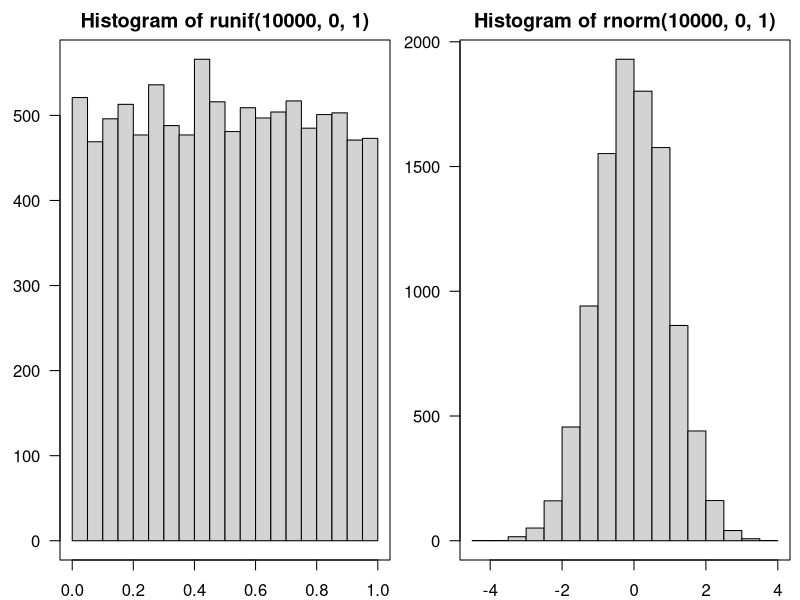
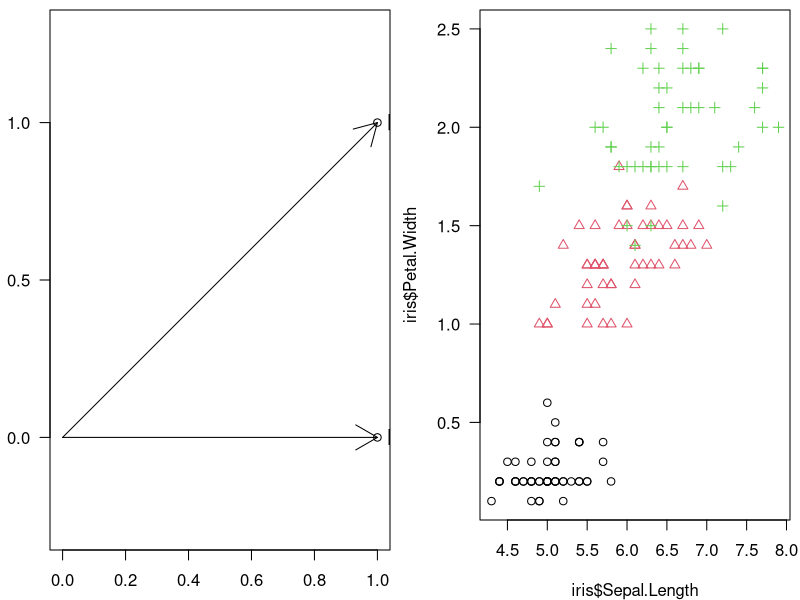

Write R code to recreate these figures, in order.
## ---- chunk 1
x <- c(1.5, 3.5, 2.3,-6.5)
y <- c(2.9, 8.2,-0.1, 0.8)
## ---- chunk 2
s <- 0
n <- length(x)
for (i in 1:n)
    s <- s + (x[i]-y[i])^2
sqrt(s)
## ---- chunk 3
sqrt(sum((x-y)^2))
## ---- chunk 4
library("microbenchmark")
n <- 10000
x <- runif(n) # n random numbers in [0,1]
y <- runif(n)
print(microbenchmark(
    t1={
        # "iterative" style
        s <- 0
        n <- length(x)
        for (i in 1:n)
            s <- s + (x[i]-y[i])^2
        sqrt(s)
    },
    t2={
        # "vectorised" style
        sqrt(sum((x-y)^2))
    }
), signif=3, unit='relative')
## ---- chunk 5
c(1, 2, 3)
c(1, 2, 3, c(4, 5), c(6, c(7, 8)))
## ---- chunk 6
x <- c(1, 2, 3) # doesn't print anything
print(x)
## ---- chunk 7
(x <- c(1, 2, 3))
## ---- chunk 8
mode(x)
class(x)
## ---- chunk 9
length(x)
## ---- chunk 10
seq(1, 9, 2)
## ---- chunk 11
seq(from=1, to=9, by=2)
## ---- chunk 12
seq(0, 1, length.out=5)
## ---- chunk 13
seq(0, 1, len=5)
## ---- chunk 14
1:10     # from:to (inclusive)
-1:-10
## ---- chunk 15
rep(1, 5)
rep(1:3, 4)
rep(1:3, c(2, 4, 3))
rep(1:3, each=4)
## ---- chunk 16
runif(5, 0, 1)
## ---- chunk 17
set.seed(123)
runif(5, 0, 1) # a,b,c,d,e
runif(5, 0, 1) # f,g,h,i,j
set.seed(123)
runif(5, 0, 1) # a,b,c,d,e again!
## ---- chunk 18
par(mar=c(2, 3, 2, 0.5))
par(mfrow=c(1, 2)) # align plots in one row and two columns
hist(runif(10000, 0, 1), las=1); box()
hist(rnorm(10000, 0, 1), las=1); box()
## ---- chunk 19
set.seed(123)
sample(1:10, 8, replace=TRUE) # with replacement
sample(1:10, 8, replace=FALSE) # without replacement
## ---- chunk 20
0.5 * c(1, 10, 100)
10 + 1:5
seq(0, 10, by=2)/10
## ---- chunk 21
-seq(0, 1, length.out=5)
## ---- chunk 22
(0:5)^2 # synonym: (1:5)**2
2^(0:5)
## ---- chunk 23
x <- c(1,  2,   3,    4)
y <- c(1, 10, 100, 1000)
x+y
x-y
## ---- chunk 24
x*y
x/y
y^x
## ---- chunk 25
rep(1:3, length.out=12) # recycle 1,2,3 to get 12 values
## ---- chunk 26
1:6 * c(1)
1:6 * c(1,10)
1:6 * c(1,10,100)
1:6 * c(1,10,100,1000)
## ---- chunk 27
sqrt(1:9)
## ---- chunk 28
z <- c(1, 2)
sqrt(sum(z^2)) # or norm(z, "2"); Euclidean
sum(abs(z))    # Manhattan
max(abs(z))    # Chebyshev
## ---- chunk 29
u <- c(1, 0)
v <- c(1, 1)
sqrt(sum((u-v)^2))
## ---- chunk 30
u <- c(1, 0)
v <- c(1, 1)
sum(u*v)
## ---- chunk 31
par(mar=c(2.5,2.5,0.5,0.5))
plot(rbind(u,v), xlim=c(0,1), ylim=c(0,1), las=1, ann=FALSE, asp=1)
arrows(0, 0, u[1], u[2])
arrows(0, 0, v[1], v[2])
text(u[1], u[2], sprintf("[%d,%d]", u[1], u[2]), pos=4)
text(v[1], v[2], sprintf("[%d,%d]", v[1], v[2]), pos=4)
## ---- chunk 32
(len_u <- sqrt(sum(u^2))) # length == Euclidean norm
(len_v <- sqrt(sum(v^2)))
(cos_angle_uv <- (sum(u*v)/(len_u*len_v))) # cosine of the angle
acos(cos_angle_uv)*180/pi # angle in degs
## ---- chunk 33
x <- c(1, 2, NA, 4, 5)
## ---- chunk 34
x + 11:15
mean(x)
## ---- chunk 35
mean(na.omit(x)) # mean of non-missing values
## ---- chunk 36
log(0)
10^1000 # too large
## ---- chunk 37
sqrt(-1)
log(-1)
Inf-Inf
## ---- chunk 38
c(TRUE, FALSE, TRUE, NA, FALSE, FALSE, TRUE)
(x <- rep(c(TRUE, FALSE, NA), 2))
mode(x)
class(x)
length(x)
## ---- chunk 39
TRUE & TRUE
TRUE & c(TRUE, FALSE)
c(FALSE, FALSE, TRUE, TRUE) | c(TRUE, FALSE, TRUE, FALSE)
## ---- chunk 40
!c(TRUE, FALSE)
## ---- chunk 41
u <- c(TRUE, FALSE, NA)
v <- c(TRUE, TRUE, TRUE, FALSE, FALSE, FALSE, NA, NA, NA)
u & v # elementwise AND (conjunction)
u | v # elementwise OR  (disjunction)
!u    # elementwise NOT (negation)
## ---- chunk 42
3 < 1:5 # c(3, 3, 3, 3, 3) < c(1, 2, 3, 4, 5)
1:2 == 1:4 # c(1,2,1,2) == c(1,2,3,4)
z <- c(0, 3, -1, 1, 0.5)
(z >= 0) & (z <= 1)
## ---- chunk 43
z <- 1:10
all(z >= 5) # are all values TRUE?
any(z >= 5) # is there any value TRUE?
## ---- chunk 44
sum(z >= 5) # how many TRUE values are there?
mean(z >= 5) # what is the proportion of TRUE values?
## ---- chunk 45
as.numeric(c(FALSE, TRUE))
## ---- chunk 46
z >= 5
as.numeric(z >= 5)
sum(as.numeric(z >= 5)) # the same as sum(z >= 5)
## ---- chunk 47
(x <- "a string")
mode(x)
class(x)
length(x)
rep(c("aaa", 'bb', "c"), 2)
## ---- chunk 48
paste(c("a", "b", "c"), c("1", "2", "3"))
paste(c("a", "b", "c"), c("1", "2", "3"), sep="")
## ---- chunk 49
paste(c("a", "b", "c"), 1:3) # the same as as.character(1:3)
paste(c("a", "b", "c"), 1:6) # recycling
paste(c("a", "b", "c"), 1:6, c("!", "?"))
## ---- chunk 50
paste(c("a", "b", "c", "d"), collapse="")
paste(c("a", "b", "c", "d"), collapse=",")
## ---- chunk 51
(x <- seq(10, 100, 10))
x[1]         # the first element
x[length(x)] # the last element
## ---- chunk 52
x[1:3] # the first three
x[c(1, length(x))] # the first and the last
## ---- chunk 53
y <- c(50, 30, 10, 20, 40)
(o <- order(y))
## ---- chunk 54
y[o[1]]
y[o[length(y)]]
## ---- chunk 55
y[o] # see also sort(y)
## ---- chunk 56
y[order(y, decreasing=TRUE)[1:3]]
## ---- chunk 57
x[-1] # all but the first
x[-(1:3)]
x[-c(1:3, 5, 8)]
## ---- chunk 58
x[c(TRUE, FALSE, FALSE, FALSE, TRUE, FALSE, TRUE, TRUE, FALSE)]
## ---- chunk 59
x>50
x[x>50] # select elements in x that are greater than 50
x[x<30 | x>70]
## ---- chunk 60
x[-1] <- 10000
x
x[-(1:7)] <- c(1, 2, 3)
x
## ---- chunk 61
head(x) # head(x, 6)
tail(x, 3)
## ---- chunk 62
which(c(TRUE, FALSE, TRUE, TRUE, FALSE, FALSE, TRUE))
print(y) # recall
which(y>30)
## ---- chunk 63
which.min(y) # where is the minimum?
which.max(y)
y[which.min(y)] # min(y)
## ---- chunk 64
z <- c(1, 2, NA, 4, NA, 6)
is.na(z)
## ---- chunk 65
(z <- z[!is.na(z)])
## ---- chunk 66
x <- c(20, 40, 99, 30, 10)
names(x) <- c("a", "b", "c", "d", "e")
x # a named vector
## ---- chunk 67
c(a=1, b=2, c=3)
structure(1:3, names=c("a", "b", "c"))
## ---- chunk 68
summary(x) # NAMED vector, we don't want this here yet
## ---- chunk 69
sum(x)
x[x>3]
## ---- chunk 70
unname(x)
as.numeric(x) # we need to know the type of x though
## ---- chunk 71
x[c("a", "d", "b")]
summary(x)[c("Median", "Mean")]
## ---- chunk 72
set.seed(123)
(col <- sample(c("blue", "red", "green"), replace=TRUE, 10))
## ---- chunk 73
(fcol <- factor(col))
## ---- chunk 74
levels(fcol)
## ---- chunk 75
levels(fcol) <- c("b", "g", "r")
fcol
## ---- chunk 76
table(fcol)
## ---- chunk 77
class(fcol)
mode(fcol)
as.numeric(fcol)
## ---- chunk 78
factor(col, levels=c("red", "green", "blue"))
## ---- chunk 79
factor(col, levels=c("red", "green", "blue"), labels=c("r", "g", "b"))
## ---- chunk 80
(f <- factor(c(1, 3, 0, 1, 4, 0, 0, 1, 4)))
as.numeric(f) # not necessarily what we want here
as.numeric(as.character(f)) # much better
## ---- chunk 81
par(mar=c(4,4,0.5,0.5))
plot(iris$Sepal.Length, # x
     iris$Petal.Width,  # y
     col=as.numeric(iris$Species), # colours
     pch=as.numeric(iris$Species), # plotting characters
     las=1 # rotate Y axis labels
)
## ---- chunk 82
levels(iris$Species)
## ---- chunk 83
palette()
## ---- chunk 84
c("nine", FALSE, 7, TRUE)
c(FALSE, 7, TRUE, 7)
## ---- chunk 85
(l <- list(1:5, letters, runif(3)))
mode(l)
class(l)
length(l)
## ---- chunk 86
str(l)
## ---- chunk 87
as.list(1:3)
## ---- chunk 88
names(l) <- c("a", "b", "c")
l
## ---- chunk 89
l[-1]
l[c("a", "c")]
l[1]
## ---- chunk 90
l[[1]]
l[["c"]]
## ---- chunk 91
l$c
## ---- chunk 92
(k <- list(x=runif(5), y=runif(6), z=runif(3))) # a named list
lapply(k, mean)
## ---- chunk 93
unlist(lapply(k, mean))
## ---- chunk 94
x <- c(  1,   2,   3,   4,   5,   6,   7,   8,   9,  10)
f <- c("a", "b", "a", "a", "c", "b", "b", "a", "a", "b")
split(x, f)
## ---- chunk 95
unlist(lapply(split(iris$Sepal.Length, iris$Species), mean))
## ---- chunk 96
t <- list(1:10, c(1, 2, NA, 4, 5))
unlist(lapply(t, mean))
unlist(lapply(t, mean, na.rm=TRUE))
